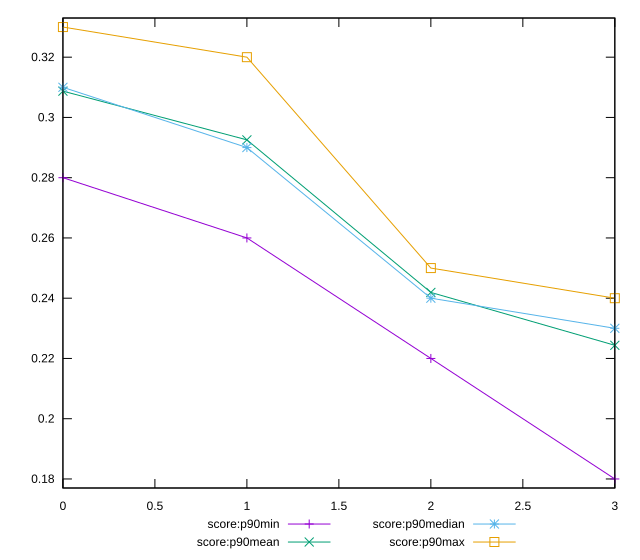

Write the gnuplot code that produced this figure.
reset

$scoreP90Min <<EOF
0 0.28
1 0.26
2 0.22
3 0.18
EOF

$scoreP90Mean <<EOF
0 0.3087234042553191
1 0.29255319148936165
2 0.24191489361702123
3 0.22436170212765968
EOF

$scoreP90Median <<EOF
0 0.31
1 0.29
2 0.24
3 0.23
EOF

$scoreP90Max <<EOF
0 0.33
1 0.32
2 0.25
3 0.24
EOF

set key outside below
set xrange [0:3]
set yrange [0.177:0.333]
set trange [0.177:0.333]
set terminal svg size 640, 560 enhanced background rgb 'white'
set output "reports/report_00033_2021-03-01T14-23-16.841Z/max-potential-fid/progression/score.svg"

plot $scoreP90Min title "score:p90min" with linespoints, \
     $scoreP90Mean title "score:p90mean" with linespoints, \
     $scoreP90Median title "score:p90median" with linespoints, \
     $scoreP90Max title "score:p90max" with linespoints

reset
